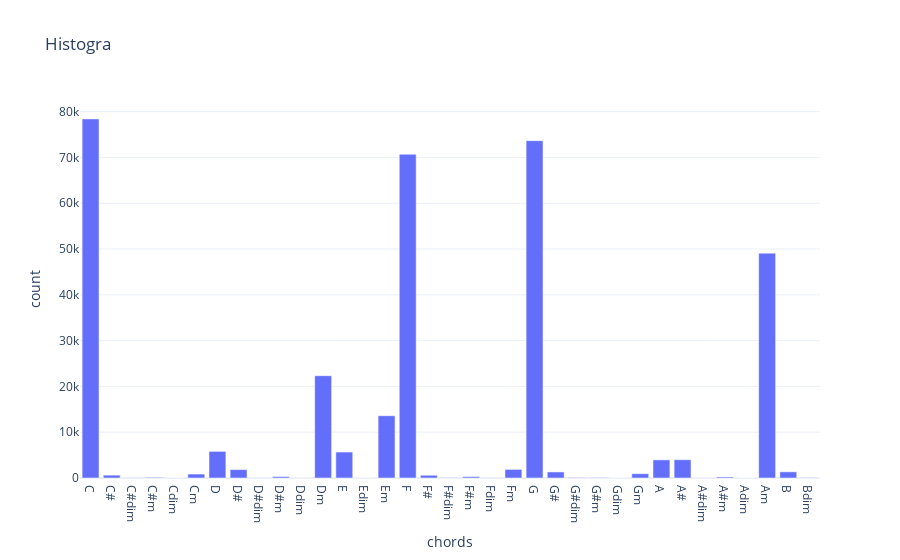

This figure's notebook cell:
### Code cell
plotChords(onlyChords)

### Figure 1 — Plotly figure (JSON) as saved in the notebook; plotly's stock layout.template omitted (floating-point values rounded to 4 significant figures)
{"data": [{"alignmentgroup": "True", "hovertemplate": "chords=%{x}<br>count=%{y}<extra></extra>", "legendgroup": "", "marker": {"color": "#636efa", "pattern": {"shape": ""}}, "name": "", "offsetgroup": "", "orientation": "v", "showlegend": false, "textposition": "auto", "type": "bar", "x": ["C", "C#", "C#dim", "C#m", "Cdim", "Cm", "D", "D#", "D#dim", "D#m", "Ddim", "Dm", "E", "Edim", "Em", "F", "F#", "F#dim", "F#m", "Fdim", "Fm", "G", "G#", "G#dim", "G#m", "Gdim", "Gm", "A", "A#", "A#dim", "A#m", "Adim", "Am", "B", "Bdim"], "xaxis": "x", "y": [78415, 623, 41, 147, 9, 861, 5812, 1836, 31, 312, 19, 22341, 5667, 9, 13601, 70698, 600, 72, 304, 37, 1879, 73657, 1319, 114, 90, 0, 938, 3964, 3995, 23, 236, 5, 49097, 1345, 67], "yaxis": "y"}], "layout": {"autosize": true, "barmode": "relative", "legend": {"tracegroupgap": 0}, "title": {"text": "Histogra"}, "xaxis": {"anchor": "y", "autorange": true, "domain": [0, 1], "range": [-0.5, 34.5], "title": {"text": "chords"}, "type": "category"}, "yaxis": {"anchor": "x", "autorange": true, "domain": [0, 1], "range": [0, 82540.0], "title": {"text": "count"}, "type": "linear"}}}
